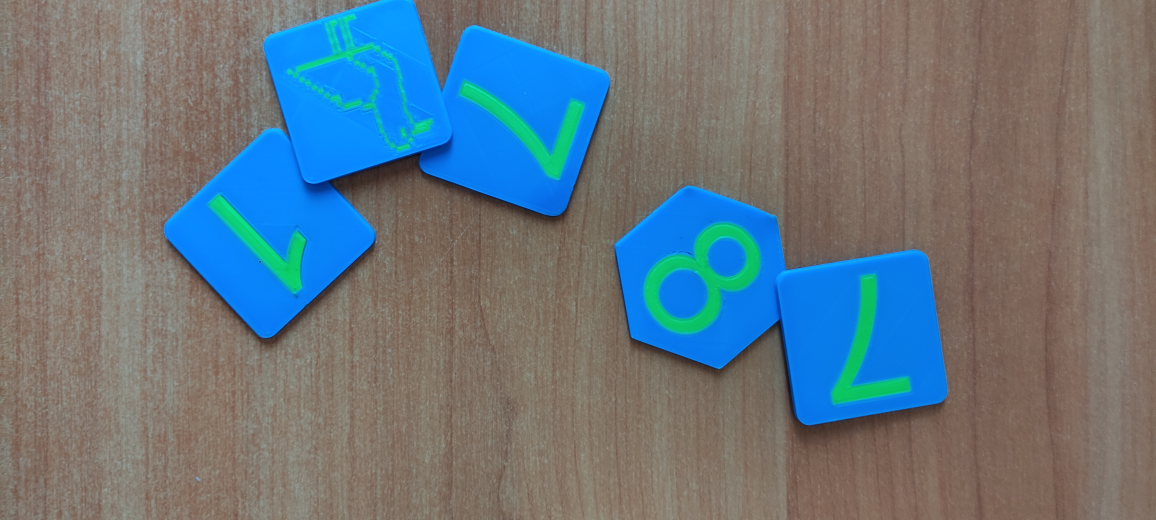
#> input picture Lab02/input/1695128011374.jpg, 4624 x 2080 px (shown at 1/4 size); its folder holds only this picture in this run
$ python lab02.py
#> lines starting #> are read from the running program, lines starting #| are printed output that depends on the picture; after the words box and inside, x2 and y2 are one past the last pixel; in counts of white or black regions, pixels touching at a corner belong together
### Lab02/preprocessing.py
import cv2
import numpy as np
from collections import deque

from config import (
    BLUE_RANGES, GREEN_RANGES,
    MIN_AREA, MAX_AREA_RATIO,
)


def build_color_mask(image_bgr: np.ndarray) -> np.ndarray:
    hsv = cv2.cvtColor(image_bgr, cv2.COLOR_BGR2HSV)
    mask = np.zeros(hsv.shape[:2], dtype=np.uint8)

    for low, high in BLUE_RANGES:
        mask = cv2.bitwise_or(mask, cv2.inRange(hsv, low, high))
    for low, high in GREEN_RANGES:
        mask = cv2.bitwise_or(mask, cv2.inRange(hsv, low, high))

    return mask


def clean_mask(mask: np.ndarray) -> np.ndarray:
    k3 = cv2.getStructuringElement(cv2.MORPH_ELLIPSE, (3, 3))
    return cv2.morphologyEx(mask, cv2.MORPH_CLOSE, k3)

def find_components_scan(mask: np.ndarray):

    h, w = mask.shape
    labels = np.zeros((h, w), dtype=np.int32)
    equivalences = {}   # {label: root_label}
    next_label = 1

    for y in range(h):
        for x in range(w):
            if mask[y, x] == 0:
                continue

            B = labels[y - 1, x] if y > 0 else 0
            C = labels[y, x - 1] if x > 0 else 0

            if B == 0 and C == 0:
                labels[y, x] = next_label
                next_label += 1
            elif B != 0 and C == 0:
                labels[y, x] = B
            elif B == 0 and C != 0:
                labels[y, x] = C
            else:
                if B == C:
                    labels[y, x] = B
                else:
                    labels[y, x] = min(B, C)
                    equivalences[max(B, C)] = min(B, C)

    def find_root(label):
        path = []
        while label in equivalences:
            path.append(label)
            label = equivalences[label]
        for p in path:
            equivalences[p] = label
        return label

    for y in range(h):
        for x in range(w):
            if labels[y, x] != 0:
                labels[y, x] = find_root(labels[y, x])

    components_dict = {}
    for y in range(h):
        for x in range(w):
            lbl = labels[y, x]
            if lbl != 0:
                components_dict.setdefault(lbl, []).append((y, x))

    components = list(components_dict.values())

    new_labels = np.zeros_like(labels)
    for new_id, pixels in enumerate(components, 1):
        for (y, x) in pixels:
            new_labels[y, x] = new_id

    return new_labels, components

def find_components_recursive(mask: np.ndarray):
    h, w = mask.shape
    labels = np.zeros((h, w), dtype=np.int32)
    components = []
    current_label = [0]

    def fill(y, x, lbl):

        if y < 0 or y >= h or x < 0 or x >= w:
            return

        if mask[y, x] == 0 or labels[y, x] != 0:
            return

        labels[y, x] = lbl
        pixels.append((y, x))

        fill(y - 1, x, lbl)
        fill(y + 1, x, lbl)
        fill(y, x - 1, lbl)
        fill(y, x + 1, lbl)

    for start_y in range(h):
        for start_x in range(w):
            if mask[start_y, start_x] > 0 and labels[start_y, start_x] == 0:
                current_label[0] += 1
                pixels = []
                fill(start_y, start_x, current_label[0])
                components.append(pixels)

    return labels, components

def filter_by_area(mask: np.ndarray,
                   min_area: int = MIN_AREA,
                   max_area_ratio: float = MAX_AREA_RATIO) -> np.ndarray:

    h, w = mask.shape
    max_area = int(h * w * max_area_ratio)

    _, components = find_components_scan(mask)

    out = np.zeros_like(mask)
    for pixels in components:
        area = len(pixels)
        if min_area <= area <= max_area:
            for (y, x) in pixels:
                out[y, x] = 255
    return out


def filter_small_components(components, min_area: int = MIN_AREA):
    return [c for c in components if len(c) >= min_area]

### Lab02/visualization.py
import cv2
import numpy as np
import matplotlib.pyplot as plt

from config import CLASS_COLORS


def draw_labeled_objects(image_bgr: np.ndarray,
                         labels: np.ndarray,
                         components) -> np.ndarray:

    rng = np.random.default_rng(42)
    palette = rng.integers(80, 255, size=(len(components) + 1, 3), dtype=np.uint8)
    palette[0] = (0, 0, 0)

    result = image_bgr.copy()

    for label_id in range(1, len(components) + 1):
        mask = (labels == label_id)
        color = tuple(int(c) for c in palette[label_id])
        result[mask] = color

    for comp_id, pixels in enumerate(components, 1):
        ys = [p[0] for p in pixels]
        xs = [p[1] for p in pixels]
        cy = int(sum(ys) / len(ys))
        cx = int(sum(xs) / len(xs))

        text = str(comp_id)
        (tw, th), _ = cv2.getTextSize(text, cv2.FONT_HERSHEY_SIMPLEX, 0.7, 2)

        cv2.rectangle(result,
                      (cx - tw // 2 - 4, cy - th // 2 - 4),
                      (cx + tw // 2 + 4, cy + th // 2 + 4),
                      (0, 0, 0), -1)
        cv2.putText(result, text, (cx - tw // 2, cy + th // 2),
                    cv2.FONT_HERSHEY_SIMPLEX, 0.7, (255, 255, 255), 2)

    return result


def draw_clustered_objects(image_bgr: np.ndarray,
                           labels: np.ndarray,
                           components,
                           cluster_labels: np.ndarray) -> np.ndarray:
    result = image_bgr.copy()
    for i, label_id in enumerate(range(1, len(components) + 1)):
        mask = (labels == label_id)
        cls = int(cluster_labels[i])
        color = CLASS_COLORS[cls % len(CLASS_COLORS)]
        result[mask] = color
    return result


def show_images(images, titles, save_path=None, cols=3):
    n = len(images)
    rows = (n + cols - 1) // cols

    plt.figure(figsize=(5 * cols, 5 * rows))
    for idx, (img, title) in enumerate(zip(images, titles)):
        plt.subplot(rows, cols, idx + 1)
        if len(img.shape) == 2:
            plt.imshow(img, cmap='gray')
        else:
            plt.imshow(cv2.cvtColor(img, cv2.COLOR_BGR2RGB))
        plt.title(title)
        plt.axis('off')
    plt.tight_layout()
    if save_path:
        plt.savefig(save_path, dpi=150, bbox_inches='tight')
    plt.show()

### Lab02/features.py
import numpy as np
from collections import deque

def compute_area(pixels) -> int:
    return len(pixels)


def compute_perimeter(pixels) -> int:
    pixel_set = set(pixels)
    perimeter = 0

    for (y, x) in pixels:
        for dy, dx in ((-1, 0), (1, 0), (0, -1), (0, 1)):
            if (y + dy, x + dx) not in pixel_set:
                perimeter += 1
                break
    return perimeter


def compute_center_mass(pixels):
    ys = [p[0] for p in pixels]
    xs = [p[1] for p in pixels]
    return sum(ys) / len(ys), sum(xs) / len(xs)


def compute_central_moments(pixels, cy, cx):
    m20 = m02 = m11 = 0

    for (y, x) in pixels:
        dy = y - cy
        dx = x - cx
        m20 += dx * dx
        m02 += dy * dy
        m11 += dx * dy

    n = len(pixels)
    return m20 / n, m02 / n, m11 / n


def compute_compactness(area, perimeter):
    if area == 0:
        return 0.0
    return (perimeter ** 2) / area


def compute_elongation(m20, m02, m11):
    diff = m20 - m02
    disc = np.sqrt(diff ** 2 + 4 * m11 ** 2)
    num = m20 + m02 + disc
    den = m20 + m02 - disc
    if den <= 0:
        return 1.0
    return num / den


def compute_orientation(m20, m02, m11):
    if m20 == m02:
        return 0.0
    return 0.5 * np.arctan(2 * m11 / (m20 - m02))

def count_holes(pixels, image_shape):
    h, w = image_shape

    comp_mask = np.zeros((h, w), dtype=np.uint8)
    for (y, x) in pixels:
        comp_mask[y, x] = 1

    inv = (comp_mask == 0).astype(np.uint8)

    visited = np.zeros((h, w), dtype=bool)
    holes = 0

    for start_y in range(h):
        for start_x in range(w):
            if inv[start_y, start_x] == 1 and not visited[start_y, start_x]:
                queue = deque()
                queue.append((start_y, start_x))
                visited[start_y, start_x] = True
                touches_border = False

                while queue:
                    y, x = queue.popleft()
                    if y == 0 or y == h - 1 or x == 0 or x == w - 1:
                        touches_border = True

                    for dy, dx in ((-1, 0), (1, 0), (0, -1), (0, 1)):
                        ny, nx = y + dy, x + dx
                        if 0 <= ny < h and 0 <= nx < w:
                            if inv[ny, nx] == 1 and not visited[ny, nx]:
                                visited[ny, nx] = True
                                queue.append((ny, nx))

                if not touches_border:
                    holes += 1

    return holes

def compute_mean_brightness(pixels, image_gray):
    vals = [image_gray[y, x] for (y, x) in pixels]
    return float(np.mean(vals))

def compute_features_for_component(pixels, image_shape, image_gray=None) -> dict:
    area = compute_area(pixels)
    perimeter = compute_perimeter(pixels)
    cy, cx = compute_center_mass(pixels)
    m20, m02, m11 = compute_central_moments(pixels, cy, cx)

    compactness = compute_compactness(area, perimeter)
    elongation = compute_elongation(m20, m02, m11)
    orientation = compute_orientation(m20, m02, m11)
    holes = count_holes(pixels, image_shape)

    feats = {
        "area": area,
        "perimeter": perimeter,
        "cy": cy,
        "cx": cx,
        "m20": m20, "m02": m02, "m11": m11,
        "compactness": compactness,
        "elongation": elongation,
        "orientation": orientation,
        "holes": holes,
    }

    if image_gray is not None:
        feats["brightness"] = compute_mean_brightness(pixels, image_gray)

    return feats

def features_to_matrix(features_list, keys) -> np.ndarray:
    return np.array([
        [f[k] for k in keys]
        for f in features_list
    ], dtype=np.float32)

### Lab02/clustering.py
import numpy as np

from config import KMEANS_MAX_ITER, KMEANS_SEED


def normalize_features(features_matrix: np.ndarray) -> np.ndarray:
    mean = features_matrix.mean(axis=0)
    std = features_matrix.std(axis=0)
    std[std == 0] = 1
    return (features_matrix - mean) / std


def kmedoids_manual(X: np.ndarray, k: int,
                    max_iter: int = KMEANS_MAX_ITER,
                    seed: int = KMEANS_SEED):

    rng = np.random.default_rng(seed)
    n_samples = X.shape[0]

    medoid_indices = rng.choice(n_samples, size=k, replace=False)
    labels = np.zeros(n_samples, dtype=int)

    for iteration in range(max_iter):
        distances = np.zeros((n_samples, k))
        for i in range(n_samples):
            for j in range(k):
                distances[i, j] = np.linalg.norm(
                    X[i] - X[medoid_indices[j]]
                )
        new_labels = np.argmin(distances, axis=1)

        if iteration > 0 and np.array_equal(new_labels, labels):
            break
        labels = new_labels

        for j in range(k):
            points_idx = np.where(labels == j)[0]
            if len(points_idx) == 0:
                continue

            best_cost = float('inf')
            best_idx = medoid_indices[j]

            for candidate in points_idx:
                cost = 0.0
                for other in points_idx:
                    cost += np.linalg.norm(X[candidate] - X[other])
                if cost < best_cost:
                    best_cost = cost
                    best_idx = candidate

            medoid_indices[j] = best_idx

    return labels, medoid_indices

### Lab02/lab02.py
import os
import glob
import csv

import cv2
import numpy as np

from config import (
    INPUT_DIR, OUTPUT_DIR, SUPPORTED_EXT, MAX_SIDE, SHOW_PLOTS,
    MIN_AREA, N_CLASSES, KMEANS_MAX_ITER, KMEANS_SEED, FEATURE_KEYS,
)
from preprocessing import (
    build_color_mask, clean_mask, filter_by_area, find_components_recursive,
    find_components_scan, filter_small_components,
)
from features import compute_features_for_component, features_to_matrix
from clustering import normalize_features, kmedoids_manual
from visualization import (
    draw_labeled_objects, draw_clustered_objects, show_images,
)


def process_one_image(image_path: str, output_subdir: str):
    os.makedirs(output_subdir, exist_ok=True)
    fname = os.path.basename(image_path)
    print(f"\n{'='*60}")
    print(f"Обработка: {fname}")
    print('='*60)

    image_bgr = cv2.imread(image_path)
    if image_bgr is None:
        print(f"  [!] Не удалось прочитать")
        return

    h, w = image_bgr.shape[:2]
    if max(h, w) > MAX_SIDE:
        scale = MAX_SIDE / max(h, w)
        new_size = (int(w * scale), int(h * scale))
        image_bgr = cv2.resize(image_bgr, new_size, interpolation=cv2.INTER_AREA)
        print(f"  Ресайз: {w}x{h} -> {new_size[0]}x{new_size[1]}")

    image_shape = image_bgr.shape[:2]
    image_gray = cv2.cvtColor(image_bgr, cv2.COLOR_BGR2GRAY)

    def save(name, img):
        cv2.imwrite(os.path.join(output_subdir, name), img)

    save("01_original.png", image_bgr)

    print("\n  [ЭТАП 1] Удаление фона (HSV-сегментация)...")
    mask_raw = build_color_mask(image_bgr)
    save("02_mask_raw.png", mask_raw)

    mask_clean = clean_mask(mask_raw)
    mask_filtered = filter_by_area(mask_clean, MIN_AREA)
    save("03_mask_clean.png", mask_filtered)

    print("\n  [ЭТАП 2] Выделение связных областей (РЕКУРСИВНЫЙ алгоритм)...")
    labels, components = find_components_recursive(mask_filtered)
    components = filter_small_components(components, MIN_AREA)
    print(f"    Найдено объектов: {len(components)}")

    if len(components) == 0:
        print("    [!] Объектов не найдено")
        return

    labels_clean = np.zeros_like(labels)
    for new_id, pixels in enumerate(components, 1):
        for (y, x) in pixels:
            labels_clean[y, x] = new_id

    save("04_objects_labeled.png",
         draw_labeled_objects(image_bgr, labels_clean, components))

    if len(components) < N_CLASSES:
        print(f"    [!] Объектов ({len(components)}) < классов ({N_CLASSES}). "
              f"Кластеризация пропущена.")
        return

    print("\n  [ЭТАП 3] Признаки объектов:")
    features_list = [
        compute_features_for_component(c, image_shape, image_gray)
        for c in components
    ]

    print(f"    {'#':>3} {'area':>6} {'perim':>6} {'compact':>8} "
          f"{'elong':>7} {'holes':>6} {'bright':>7}")
    for i, f in enumerate(features_list, 1):
        print(f"    {i:>3} {f['area']:>6} {f['perimeter']:>6} "
              f"{f['compactness']:>8.2f} {f['elongation']:>7.2f} "
              f"{f['holes']:>6} {f.get('brightness', 0):>7.1f}")

    csv_path = os.path.join(output_subdir, "05_features.csv")
    with open(csv_path, "w", newline="", encoding="utf-8") as f:
        fieldnames = ["id", "area", "perimeter", "cy", "cx",
                      "compactness", "elongation", "orientation",
                      "m20", "m02", "m11", "holes", "brightness"]
        writer = csv.DictWriter(f, fieldnames=fieldnames)
        writer.writeheader()
        for i, feats in enumerate(features_list, 1):
            row = {"id": i}
            row.update(feats)
            writer.writerow(row)

    print(f"\n  [ЭТАП 4] Кластеризация k-means (k={N_CLASSES})...")
    X = features_to_matrix(features_list, keys=FEATURE_KEYS)
    X_norm = normalize_features(X)

    cluster_labels, medoid_indices = kmedoids_manual(
        X_norm, k=N_CLASSES, max_iter=KMEANS_MAX_ITER, seed=KMEANS_SEED
    )
    print(f"    Метки кластеров: {cluster_labels.tolist()}")

    unique, counts = np.unique(cluster_labels, return_counts=True)
    print(f"    Распределение: {dict(zip(unique.tolist(), counts.tolist()))}")

    print("\n  [ЭТАП 5] Финальная раскраска...")
    result_black_bg = cv2.bitwise_and(image_bgr, image_bgr, mask=mask_filtered)
    result_clustered = draw_clustered_objects(
        result_black_bg, labels_clean, components, cluster_labels
    )
    save("06_result_clustered.png", result_clustered)

    print(f"\n  [OK] Результаты: {output_subdir}")

    if SHOW_PLOTS:
        show_images(
            [image_bgr, mask_raw, mask_filtered,
             draw_labeled_objects(image_bgr, labels_clean, components),
             result_clustered],
            ["1. Оригинал",
             "2. Маска (HSV)",
             "3. Маска чистая",
             "4. Объекты + номера (этап 2)",
             "5. Финал: кластеры (этап 5)"],
            save_path=os.path.join(output_subdir, "steps.png"),
            cols=3,
        )


def main():
    files = []
    for ext in SUPPORTED_EXT:
        files.extend(glob.glob(os.path.join(INPUT_DIR, f"*{ext}")))
        files.extend(glob.glob(os.path.join(INPUT_DIR, f"*{ext.upper()}")))
    files = sorted(set(files))

    if not files:
        print(f"[!] В папке {INPUT_DIR} нет изображений")
        return

    print(f"Найдено изображений: {len(files)}")
    for f in files:
        print(f"  - {os.path.basename(f)}")

    for idx, path in enumerate(files, 1):
        stem = os.path.splitext(os.path.basename(path))[0]
        output_subdir = os.path.join(OUTPUT_DIR, stem)
        print(f"\n[{idx}/{len(files)}] {os.path.basename(path)}")
        try:
            process_one_image(path, output_subdir)
#> in process_one_image, image_bgr is the input picture: shape (2080, 4624, 3); mean B, G, R 126.6, 118.5, 104.3
#|   Ресайз: 4624x2080 -> 500x224
#> after the loop in find_components_scan, `for y in range(h):`:
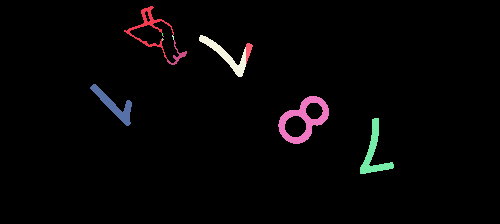
#> labels: shape (224, 500) int32; 12 distinct labels, from 0 to 76; one colour per label, 0 black
#> after the loop in find_components_scan, `for new_id, pixels in enumerate(components, 1):`:
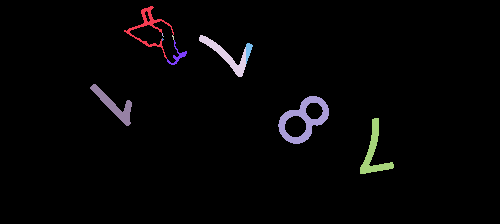
#> new_labels: shape (224, 500) int32; 12 distinct labels, from 0 to 11; one colour per label, 0 black
#> in filter_by_area, `_, components = find_components_scan(mask)`: components = 11 items
#> the loop in filter_by_area, `for pixels in components:` made 11 passes
#> area on passes 1, 4, 7, 8, 9, 10, 11: 405, 503, 110, 83, 494, 961, 573
#> in process_one_image, `labels, components = find_components_recursive(mask_filtered)`: components = 5 items
#|     Найдено объектов: 5
#> the loop in process_one_image, `for new_id, pixels in enumerate(components, 1):` made 5 passes
#> in draw_labeled_objects, `palette = rng.integers(80, 255, size=(len(components) + 1, 3), dtype=n..`: palette = [[172, 105, 228], [251, 102, 215], [211, 254, 138], [141, 156, 104], [212, 229, 176], [172, 89, 204]]
#> the loop in draw_labeled_objects, `for label_id in range(1, len(components) + 1):` made 5 passes
#> pass 1, in draw_labeled_objects, `mask = (labels == label_id)`:
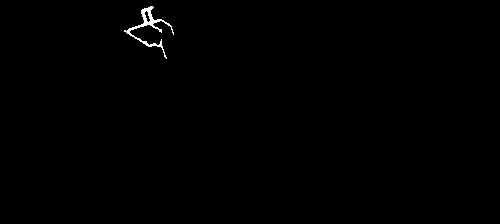
#> mask: shape (224, 500) bool; 0.36% white; 1 white region, box (x1, y1, x2, y2) and area: (124, 6, 174, 59) 405
#> after the loop in draw_labeled_objects, `for label_id in range(1, len(components) + 1):`:
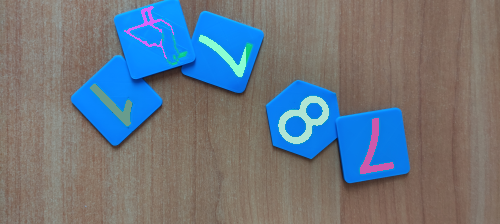
#> result: shape (224, 500, 3); mean B, G, R 128.2, 118.1, 108.4
#> the loop in draw_labeled_objects, `for comp_id, pixels in enumerate(components, 1):` made 5 passes
#> (cy, cx, text) on passes 1 to 5: (27, 148, '1'), (55, 225, '2'), (105, 113, '3'), (119, 303, '4'), (152, 373, '5')
#> after the loop in draw_labeled_objects, `for comp_id, pixels in enumerate(components, 1):`:
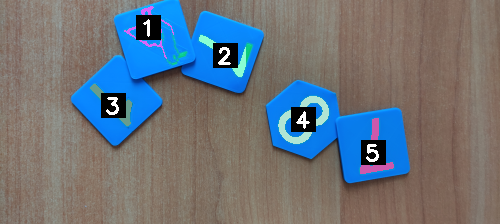
#> result: shape (224, 500, 3); 2.79% of pixels changed, all inside (x1, y1, x2, y2) = (101, 15, 386, 165)
#> in compute_mean_brightness, `vals = [image_gray[y, x] for (y, x) in pixels]`: vals = 405 values, max 155 at index 165, min 121 at index 348, mean 137.1
#> the loop in compute_perimeter (call 2), `for (y, x) in pixels:` made 503 passes
#> (y, x) on passes 1 to 3: (35, 200), (36, 200), (37, 200)
#> the loop in compute_central_moments (call 2), `for (y, x) in pixels:` made 503 passes
#> (y, x, dy, dx, m20, m02, m11) on passes 1 to 3: (35, 200, -20.36, -25.97, 674.2, 414.4, 528.6), (36, 200, -19.36, -25.97, 1348.5, 789, 1031.2), (37, 200, -18.36, -25.97, 2022.7, 1125.9, 1507.8)
#> the loop in count_holes (call 2), `for (y, x) in pixels:` made 503 passes
#> the loop in process_one_image, `for i, f in enumerate(features_list, 1):` made 5 passes
#|       1    405    271   181.34    1.46      1   137.1
#|       2    503    136    36.77   13.73      0   134.4
#|       3    494    112    25.39   11.42      0   135.5
#|       4    961    246    62.97    2.52      2   128.3
#|       5    573    168    49.26    5.37      0   127.0
#> the loop in process_one_image, `for i, feats in enumerate(features_list, 1):` made 5 passes
#|     Метки кластеров: [1, 0, 0, 2, 0]
#|     Распределение: {0: 3, 1: 1, 2: 1}
#> the loop in draw_clustered_objects, `for i, label_id in enumerate(range(1, len(components) + 1)):` made 5 passes
#> after the loop in draw_clustered_objects, `for i, label_id in enumerate(range(1, len(components) + 1)):`:
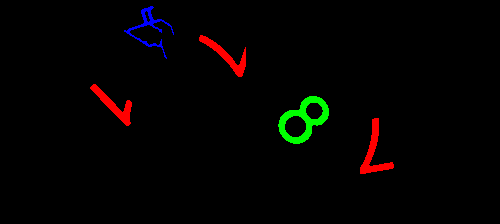
#> result: shape (224, 500, 3); mean B, G, R 0.9, 2.2, 3.6
#> the loop in draw_labeled_objects (call 2), `for label_id in range(1, len(components) + 1):` made 5 passes
#> the loop in draw_labeled_objects (call 2), `for comp_id, pixels in enumerate(components, 1):` made 5 passes
#> the loop in show_images, `for idx, (img, title) in enumerate(zip(images, titles)):` made 5 passes
#> title on passes 1 to 5: '1. Оригинал', '2. Маска (HSV)', '3. Маска чистая', '4. Объекты + номера (этап 2)', '5. Финал: кластеры (этап 5)'
#> in show_images, `plt.savefig(save_path, dpi=150, bbox_inches='tight')`:
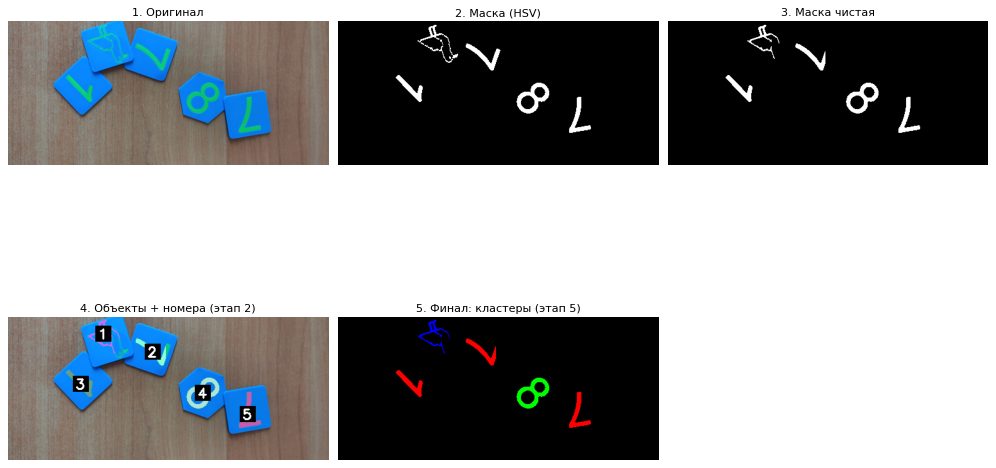
#> figure drawn by matplotlib, 5 panels
        except Exception as e:
            import traceback
            print(f"  [!] Ошибка: {e}")
            traceback.print_exc()

    print(f"\n{'='*60}")
    print(f"Готово: {os.path.abspath(OUTPUT_DIR)}")


if __name__ == "__main__":
    main()
